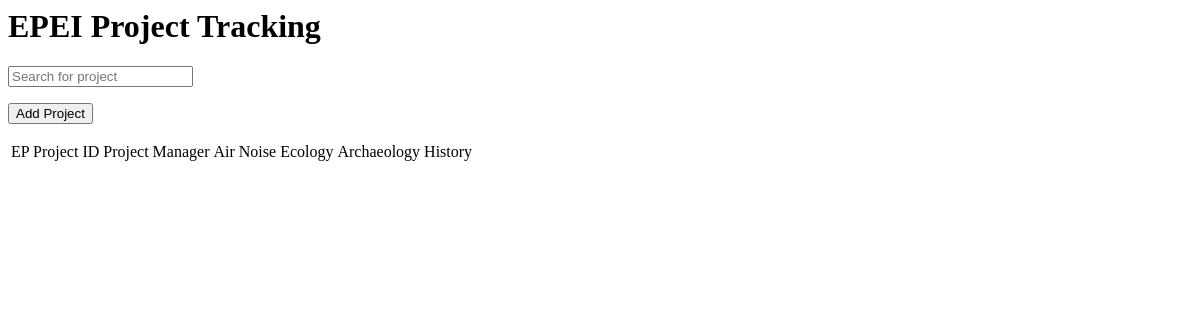
Before: / with the older database file.
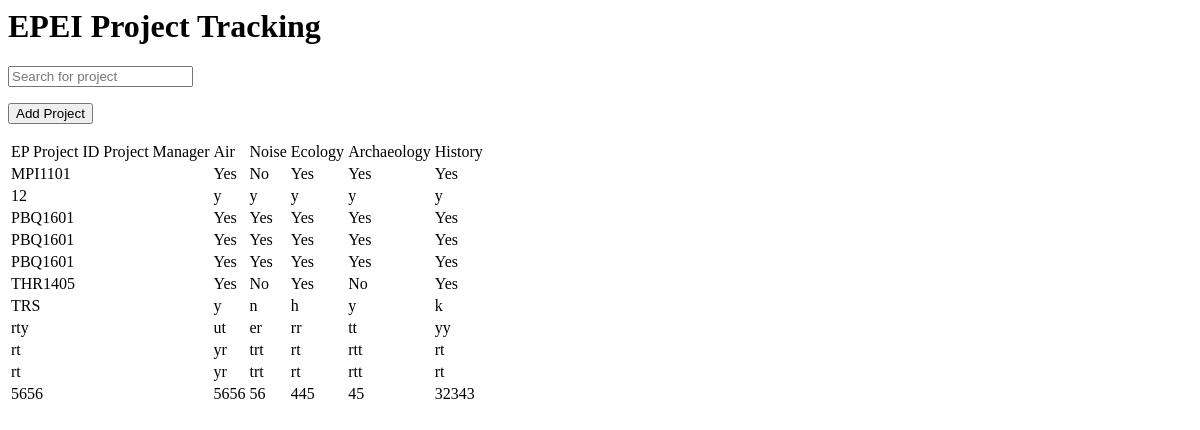
After: the same page with the newer database file.
### nepa/models.py (models this page shows)
class Project(models.Model):
	epid = models.TextField(default='')
	air = models.TextField(default='')
	noise = models.TextField(default='')
	ecology = models.TextField(default='')
	archaeology = models.TextField(default='')
	history = models.TextField(default='')

### nepa/views.py (the view)
# urls.py: url(r'^$', 'nepa.views.home_page', name='home'),
def home_page(request):
	project_list = Project.objects.all()
	context = RequestContext(request, {'project_list' : project_list})
	template = loader.get_template('home.html')
	return HttpResponse(template.render(context))

### nepa/templates/home.html (shortened to what this page needs)
<html>
	<head>
	</head>
	<body>
		<h1>EPEI Project Tracking</h1>
		<form method="POST">
			<input name="project_text" id="id_search" placeholder="Search for project" />
		</form>
		<form action="/add">
			<button type="submit" id="id_add">Add Project </button>
		</form>
		<table id="id_project_table">
			<tr>
				<td>EP Project ID</td>
				<td>Project Manager</td>
				<td>Air</td>
				<td>Noise</td>
				<td>Ecology</td>
				<td>Archaeology</td>
				<td>History</td>
			{% for project in project_list %}
			</tr>
				<td> {{ project.epid }} </td>
				<td>  </td>
				<td> {{ project.air }} </td>
				<td> {{ project.noise }} </td>
				<td> {{ project.ecology }} </td>
				<td> {{ project.archaeology }} </td>
				<td> {{ project.history }} </td>
			{% endfor %}
		</table>
	</body>
</html>

Changed rows visible on the page:
added Project: epid "MPI1101", air "Yes", noise "No", ecology "Yes", archaeology "Yes", history "Yes"
added Project: epid "12", air "y", noise "y", ecology "y", archaeology "y", history "y"
added Project: epid "PBQ1601", air "Yes", noise "Yes", ecology "Yes", archaeology "Yes", history "Yes"
added Project: epid "PBQ1601", air "Yes", noise "Yes", ecology "Yes", archaeology "Yes", history "Yes"
added Project: epid "PBQ1601", air "Yes", noise "Yes", ecology "Yes", archaeology "Yes", history "Yes"
added Project: epid "THR1405", air "Yes", noise "No", ecology "Yes", archaeology "No", history "Yes"
added Project: epid "TRS", air "y", noise "n", ecology "h", archaeology "y", history "k"
added Project: epid "rty", air "ut", noise "er", ecology "rr", archaeology "tt", history "yy"
added Project: epid "rt", air "yr", noise "trt", ecology "rt", archaeology "rtt", history "rt"
added Project: epid "rt", air "yr", noise "trt", ecology "rt", archaeology "rtt", history "rt"
added Project: epid "5656", air "5656", noise "56", ecology "445", archaeology "45", history "32343"
